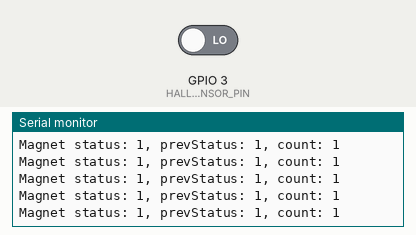
Simulated run of this sketch. Board: ESP32. On the bench: the last lines printed to the serial monitor. Inputs (shaded band) come from the test bench; at power-on: GPIO 3 (HALL_SENSOR_PIN) LOW.

Above: at 1.2 s.
1.3 s: GPIO 3 (HALL_SENSOR_PIN) driven HIGH
At 2.0 s:
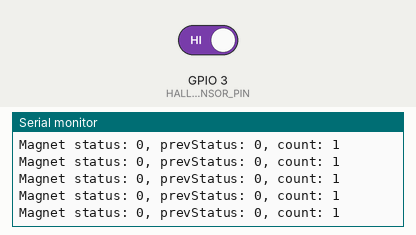
2.8 s: GPIO 3 (HALL_SENSOR_PIN) driven LOW
At 3.8 s:
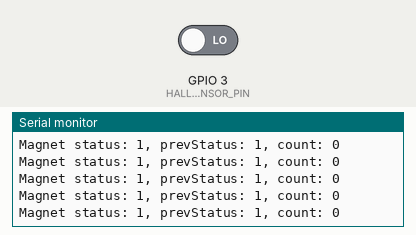
Timing chart, 0 to 5.8 s (numbered marks = the images above; inputs shaded):
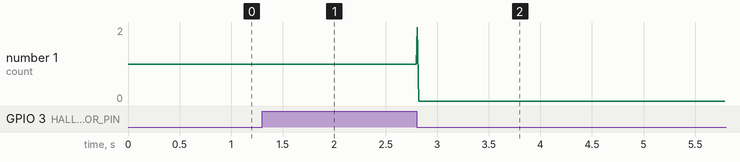

The sketch:

codigo_esp_default_1.ino
```cpp
#include <WiFi.h>
#include <PubSubClient.h>
#include <ArduinoJson.h>

#define HALL_SENSOR_PIN  3  // change per board
#define DEVICE_ID "esp1"     // for the other ESP use "esp2"
#define MAGNET_COUNT 2
#define TRAIN_ID "J70"
const char *ssid = "FAMILIA-BAUTISTA-5G";
const char *password = "14020904";
const char *mqtt_server = "192.168.80.22";

WiFiClient espClient;
PubSubClient client(espClient);
StaticJsonDocument<200> data;

volatile bool prevStatus = false;
volatile unsigned long count = 0;
volatile unsigned long startTime = 0;


void setup_wifi() {
  Serial.print("Connecting to WiFi ");
  Serial.println(ssid);
  WiFi.begin(ssid, password);
  while (WiFi.status() != WL_CONNECTED) {
    delay(500);
    Serial.print(".");
  }
  Serial.println("\n✅ WiFi connected!");
  Serial.print("IP address: ");
  Serial.println(WiFi.localIP());
}

void reconnect() {
  while (!client.connected()) {
    Serial.print("🔄 Connecting to MQTT...");
    if (client.connect(DEVICE_ID)) {
      Serial.println("✅ connected");
    } else {
      Serial.print("❌ failed, rc=");
      Serial.print(client.state());
      Serial.println(" → retrying in 5s");
      delay(5000);
    }
  }
}

void setup() {
  Serial.begin(115200);
  pinMode(HALL_SENSOR_PIN, INPUT);
  //setup_wifi();
  //client.setServer(mqtt_server, 1883);
}

void loop() {
  //if (!client.connected()) reconnect();
  //client.loop();
  int magnetValue = abs(digitalRead(HALL_SENSOR_PIN) - 1);

  if (magnetValue && !prevStatus) {
    if (count == 0) {
      startTime = millis();
    }
    prevStatus = true;
    count++;
  }
  else if (!magnetValue && prevStatus) {
    prevStatus = false;

  }
  Serial.printf("Magnet status: %d, prevStatus: %d, count: %d\n", magnetValue, prevStatus, count);
  if (MAGNET_COUNT == count) {
    count = 0;

    data.clear();
    data["ID"] = DEVICE_ID;
    data["trainID"] = TRAIN_ID;
    data["start"] = startTime;
    data["end"] = millis();
    char buffer[100];
    serializeJson(data, buffer);
    client.publish("home/sensors/data", buffer);
    Serial.print("📤 Sent: ");
    Serial.println(buffer);
  }

  delay(10);
}
```

Measured:
- after the input at 1.3 s, the serial monitor: prints a new line at once (image 1)
- after the input at 2.8 s, the serial monitor: prints a new line at once (image 2)
